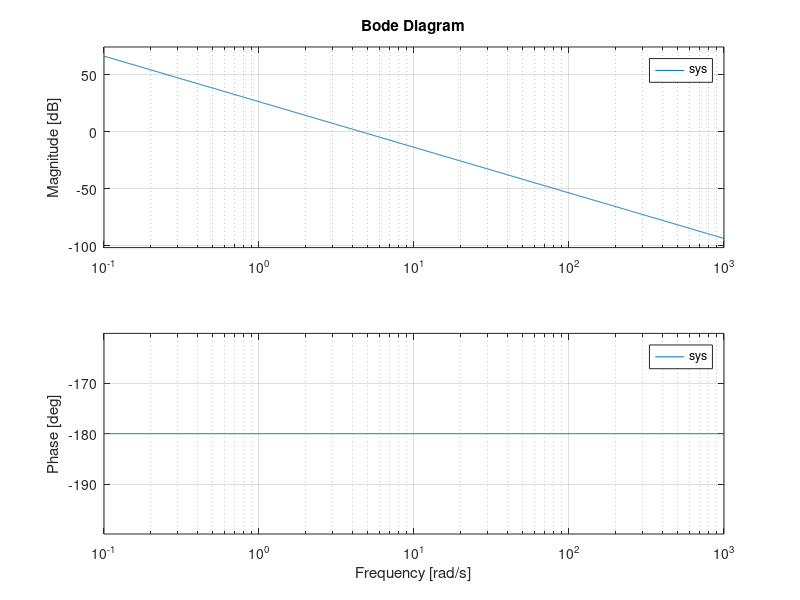

MATLAB code to generate this figure: (Note: this script raises an error after producing the figure.)
clc; clear; close all;

% Calculation of the mass
rho = 1180;                 % [kg/m^3]
plate_length = 0.39;        % [m]
side_plate_height = 0.035;  % [m]
thickness = 0.0048 ;        % [m]

side_plate_m3 = plate_length * side_plate_height * thickness;   % [m^3]
foundation_m4 = plate_length * plate_length * thickness;        % [m^3]
total_m3 = 4 * side_plate_m3 + foundation_m4;                   % [m^3]

m_plate = total_m3*rho; % [kg]

% Paramters of the motor model
Kt = 11;                % [N/A] - motor constant
m = 0.135 + m_plate/3;  % [kg] - mass to be moved by the motor (approximate)
D = 0;                  % [Ns/m] % Vicious friction - Didn't know, so for now we assume no friction (we could see that this was not the actual

num = [Kt];
den = [m D 0];

% Motor model
sys = tf(num,den);
bode(sys)

%controller PID:  with Kp = 15.9, Ki = 33.4, Kd = 1.89

%% Load controller
load('controller_lowpass.mat') % No integrator  
% C = shapeit_data.C_tf_z;
C = shapeit_data.C_tf;
C_shapeit = tf(C);
num_c = cell2mat(C.num);
den_c = cell2mat(C.den);
s = tf('s');

lead_zero = 3.33;
lead_pole = 30;
lpf_pole = 100;
damping = 0.6;
gain = 100;

C_gain = gain;
C_lead = ((1/(2*pi*lead_zero))*s+1)/((1/(2*pi*lead_pole))*s+1);
C_lpf = 1/((1/(2*pi*lpf_pole)^2)*s^2 + ((2*damping)/(2*pi*lpf_pole))*s+1);
C = C_gain*C_lead*C_lpf;
bode(C_shapeit)
hold on
bode(C)

% Control parameters for Simulink model
numc_mi = C.Numerator{:};
denc_mi = C.Denominator{:};

%%
% %% Nyquist robustness
% m_max = 0.150*100000;
% delta = 0:m_max/10:m_max;
% figure
% for i = 1:length(delta)
% sys = kt/((m_tot+delta(i))*s^2+d*s);
% L = C*sys;
% nyquist(1+L)
% hold on
% end
% 
% figure
% for i = 1:length(delta)
% sys = kt/((m_tot+delta(i))*s^2+d*s);
% trans = loopsens(C,sys);
% pzmap(trans.Ti)
% hold on
% end
% 
% % m_tot_aux = m_tot + delta 
% %% Load controller
% 
% load('weak_PD.mat')
% C = shapeit_data.C_tf;
% C = tf(C);
% num_c = cell2mat(C.num);
% den_c = cell2mat(C.den);
% 
% C = shapeit_data.C_tf_z;
% C = tf(C);
% num_d = cell2mat(C.num);
% den_d = cell2mat(C.den);